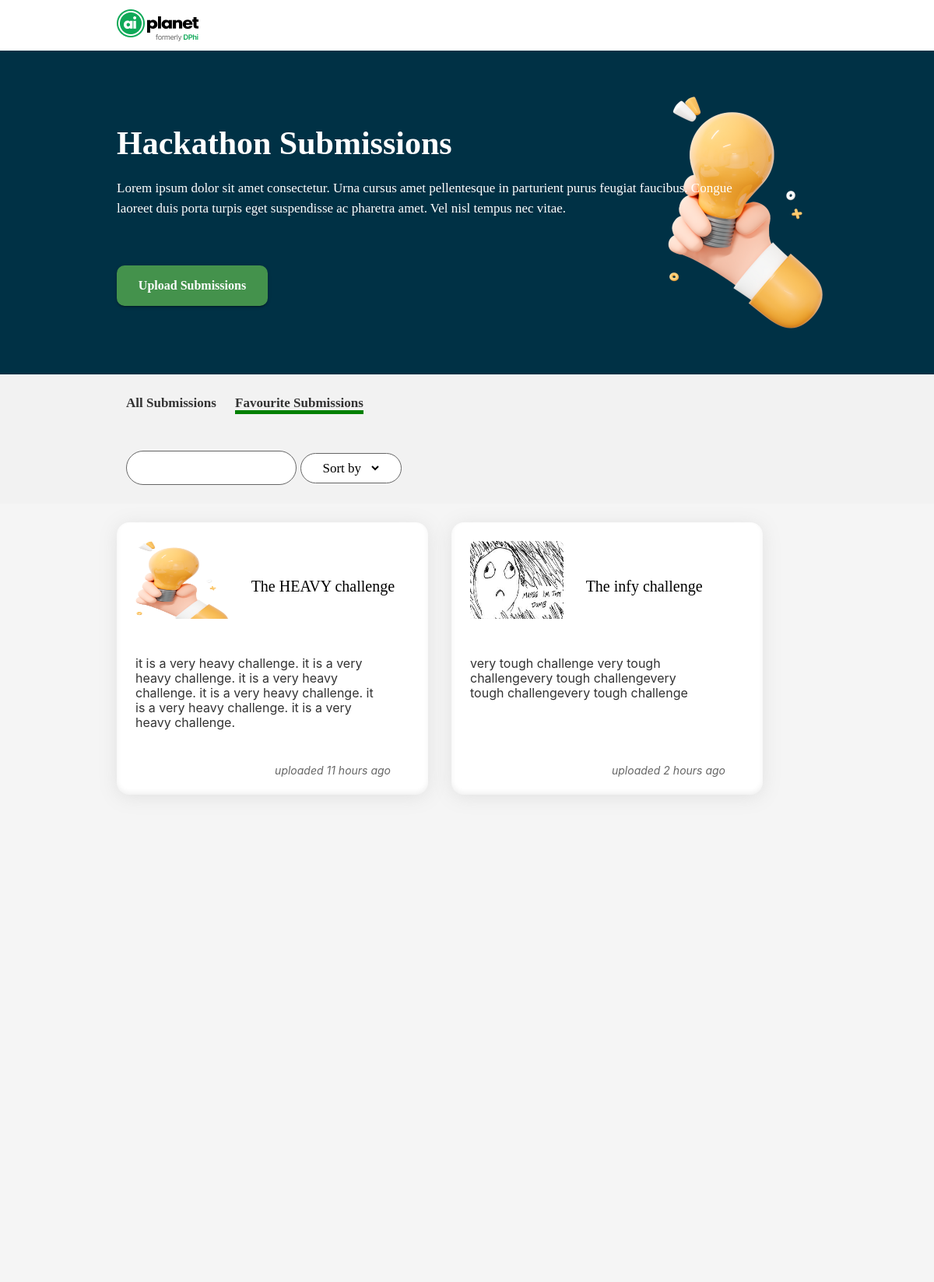
/favourite/, run on an earlier commit of the app's database.
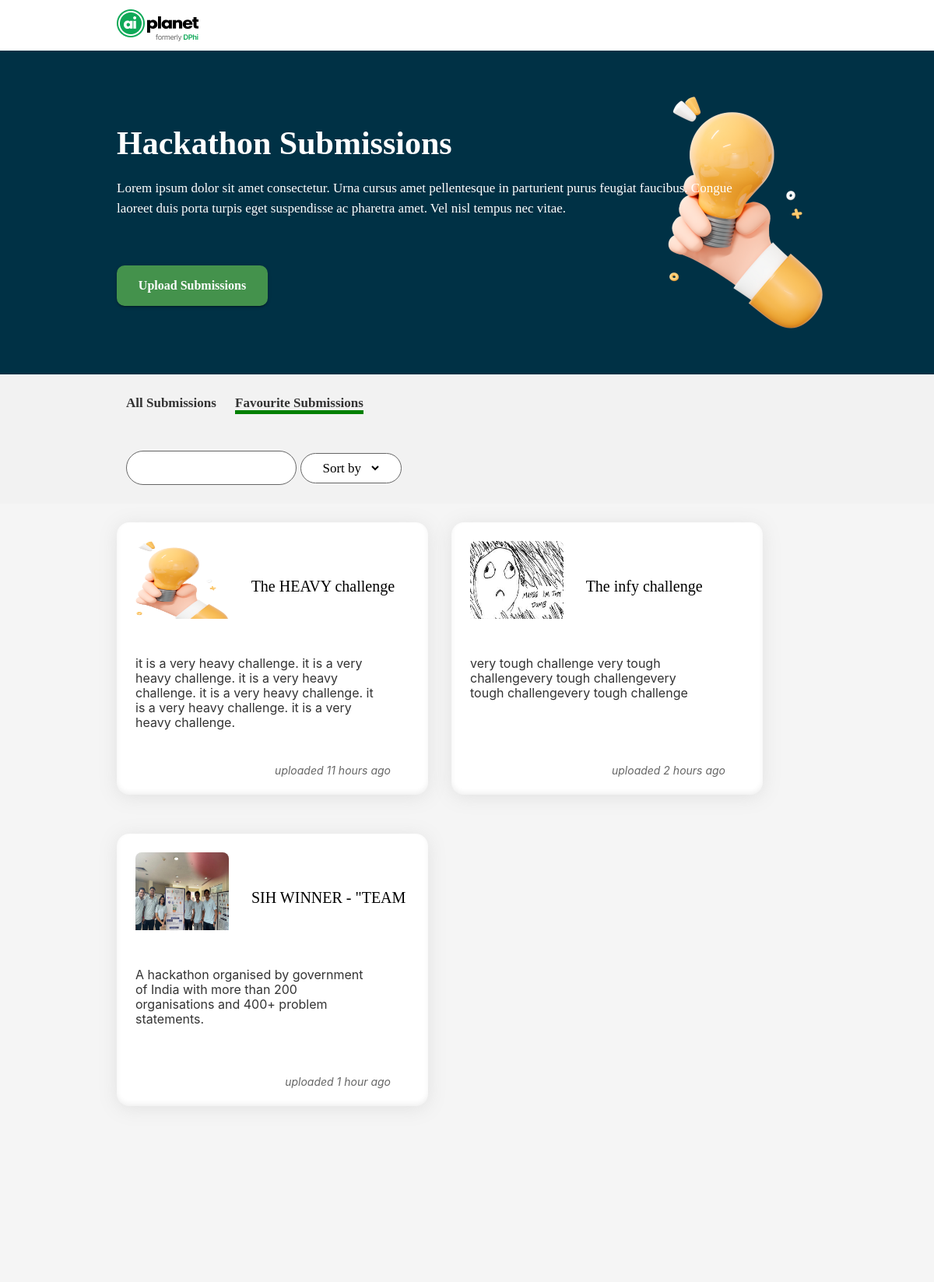
And on a later commit of the database.
### home/models.py (models this page shows, shortened)
class submission(models.Model):
    id = models.AutoField('id',primary_key=True)
    flag=models.BooleanField('flag')
    pub_date = models.DateTimeField(auto_now_add= True)
    last_edited= models.DateTimeField(auto_now= True)
    Title=models.CharField('title',blank=False,max_length=200)
    Summary=models.CharField('summary',blank=True,max_length=500)
    Description=models.TextField('summary',blank=True)
    Hackathon_name=models.CharField('hackathonname',blank=False,max_length=200)
    Hackathon_startdate=models.DateField('hackathonstartdate',blank=False)
    Hackathon_enddate=models.DateField('hackathonenddate',blank=False)
    Github=models.URLField('github')
    Other=models.URLField('others',blank=True)
    image=models.ImageField(upload_to="", default=None)
    def whenpublished(self):
       now = timezone.now()
       diff= now - self.pub_date
       if diff.days == 0 and diff.seconds >= 0 and diff.seconds < 60:
           seconds= diff.seconds
           if seconds == 1:
               return "uploaded " + str(seconds) +  "second ago"
           else:
               return "uploaded " + str(seconds) + " seconds ago"
       if diff.days == 0 and diff.seconds >= 60 and diff.seconds < 3600:
           minutes= math.floor(diff.seconds/60)
           if minutes == 1:
               return "uploaded " + str(minutes) + " minute ago"
           else:
               return "uploaded " + str(minutes) + " minutes ago"
       if diff.days == 0 and diff.seconds >= 3600 and diff.seconds < 86400:
           hours= math.floor(diff.seconds/3600)
           if hours == 1:
               return "uploaded " + str(hours) + " hour ago"
           else:
               return "uploaded " + str(hours) + " hours ago"

### home/views.py (the view)
# urls.py: path('favourite/', views.favourite, name="favourite"),
def favourite(request):
     selected_option = request.session.get('selected_option')
     hdata=submission.objects.all()
     hdata=submission.objects.all()
     n=len(hdata)
     hndata=[]
     for k in hdata:
          if k.flag==1:
               hndata.append(k)
     return render(request, "index.html",{'posts':hndata,'selected_option': selected_option,'active_link': "FAV"})

### templates/index.html (shortened to what this page needs)
{% load static %}
<!DOCTYPE html>
<html lang="en">
<head>
    <link href="https://cdn.jsdelivr.net/npm/bootstrap@5.3.0-alpha3/dist/css/bootstrap.min.css" rel="stylesheet">
    <link rel="stylesheet" href="../static/css/bootstrap.min.css">
    <link rel="stylesheet" href="{% static 'css/index.css' %}">
</head>
<body>
    <div class="header-container">
        <a href="/">
        <img src="{% static 'images/AI Planet Logo.png' %}" alt="logo"></a>
    </div>
    <div class="banner">
        <div class="banner-head">
            Hackathon Submissions
        </div>
        <img class="banner-logo" src="{% static 'images/banner-logo.png' %}" alt="banner">
        <div class="banner-desc">
            Lorem ipsum dolor sit amet consectetur. Urna cursus amet pellentesque in parturient purus feugiat faucibus. Congue laoreet duis porta turpis eget suspendisse ac pharetra amet. Vel nisl tempus nec vitae.
        </div>
        <a href="/upload/" class="banner-button">Upload Submissions</a>
    </div>
    <div class="navbar">
        <div class="navbar-left">
          <a href="/" class="active" id="allSubmissionsLink">All Submissions</a>
          <a href="/favourite/" id="favoriteSubmissionsLink">Favourite Submissions</a>
        </div>
        <div class="navbar-right">
            <form action="/search/" method="POST" id="myform"> {% csrf_token %}
                <input type="text" id="search-query" name="search-query" namespace="Search">
            <div class="dropdown">
            <select id="order" name="order">
              <option value="none" {% if selected_option != 'newest' and selected_option != 'oldest' %} selected {% endif %}>Sort by</option>
            </select>
            </div>
        </form>
        </div>
      </div>
    <div class="card-contain">
        {% if posts%}
        {% for i in posts|slice:"0:"%}
        <a href="/card/{{i.id}}">
        <div class="card-item">
            <div class="card-head">
                <img src="{{i.image.url}}" class="card-icon" alt="card-logo">
                {{i.Title}}
            </div>
            <div class="card-desc">
                {{i.Summary}}
            </div>
            <div class="card-foot" >{{i.whenpublished}}
            </div>
        </div>
        </a>
        {% endfor %}
        {% else %}
        <div class="card-item">
            NO CARDS FOUND
        </div>
        {% endif %}
    </div>
</body>
</html>

### static/css/index.css (style rules this page uses)
body { padding: 0; margin: 0; }
.header-container { padding: 12px 50px; margin-left: 100px; }
.banner { background: #003145; color: #fff; height: 416px; padding: 0; margin: 0 0; }
.banner-logo { float: right; height: 300px; margin: 58px 142.11px 58px 0; }
.banner-head { display: inline; position: absolute; margin: 88px 0px 0px 150px; font-family: 'Poppins'; font-style: normal; font-weight: 600; font-size: 42px; line-height: 63px; }
.banner-desc { display: inline; position: absolute; width: 792px; margin: 164px 0px 0px 150px; font-family: 'Poppins'; font-style: normal; font-weight: 500; font-size: 17px; line-height: 26px; color: #FFFFFF; }
.banner-button { position: absolute; margin: 276px 0px 0px 150px; width: 194px; height: 52px; padding: 12px 18px; text-align: center; font-family: 'Poppins'; font-style: normal; font-weight: 600; font-size: 16px; line-height: 175%; color: #FFFFFF; background: #44924C; box-shadow: 0px 3px 1px -2px rgba(0, 0, 0, 0.2), 0px 2px 2px rgba(0, 0, 0, 0.14), 0px 1px 5px rgba(0, 0, 0, 0.12); border-radius: 10px; }
.card-contain { position: relative; height: 1000px; background: #F5F5F5; padding: 24px 150px; margin: 0; }
.card-item { float: left; background: #FFFFFF; box-shadow: 0px 3px 24px rgba(132, 132, 132, 0.16), inset 0px -3px 6px rgba(0, 0, 0, 0.06); border-radius: 16px; padding: 24px 24px; width: 400px; height: 350px; margin: 0px 30px 50px 0px; }
.card-head { overflow:hidden; height: 100px; border-radius: 0px 0px; font-family: 'Poppins'; font-style: normal; font-weight: 500; font-size: 20px; line-height: 30px; }
.card-icon { border-radius: 8px; width: 120px; height: 120px; margin-right: 24px; }
.card-desc { width: 312px; height: 90px; margin: 48px 0px; font-family: 'Inter'; font-style: normal; font-weight: 400; font-size: 16px; line-height: 19px; color: #333333; }
.card-foot { float: right; padding: 0px 24px; font-family: 'Inter'; font-style: italic; font-weight: 400; font-size: 14px; line-height: 17px; color: #666666; }
div.card-contain a { color: #000000; text-decoration: none; }
.navbar { display: flex; justify-content: space-between; align-items: center; background-color: #f2f2f2; padding: 0 20px; }
.navbar-left, .navbar-right { padding: 24px 142px; }
.navbar-left a { text-decoration: none; color: #333; font-weight: bold; margin-right: 20px; border-bottom: 5px solid transparent; }
.navbar-left a.active { border-bottom-color: green; }
.navbar-right form { display: flex; align-items: center; }
.navbar-right input[type="text"] { padding: 8px; border: none; border-radius: 5px; margin-right: 10px; }
.navbar-right select { padding: 8px; border: none; border-radius: 24px; background-color: #fff; margin-right: 10px; }
.navbar { display: flex; justify-content: space-between; align-items: center; background-color: #f2f2f2; padding: 0 20px; font-family: 'Poppins'; font-style: normal; font-weight: 500; font-size: 17px; line-height: 26px; text-align: center; color: #333333; }
.dropdown { border-width: 1px; border-style: solid; border-color: #666666; border-radius: 24px; width: 130px; background: rgb(255, 255, 255); }

What changed in the data, as far as the page shows it:
added submission: image (picture), Title "SIH WINNER - \"TEAM…", Summary "A hackathon organised by government of India with more than 200 organisations and 400+ problem statements.", whenpublished "uploaded 1 hour ago"
